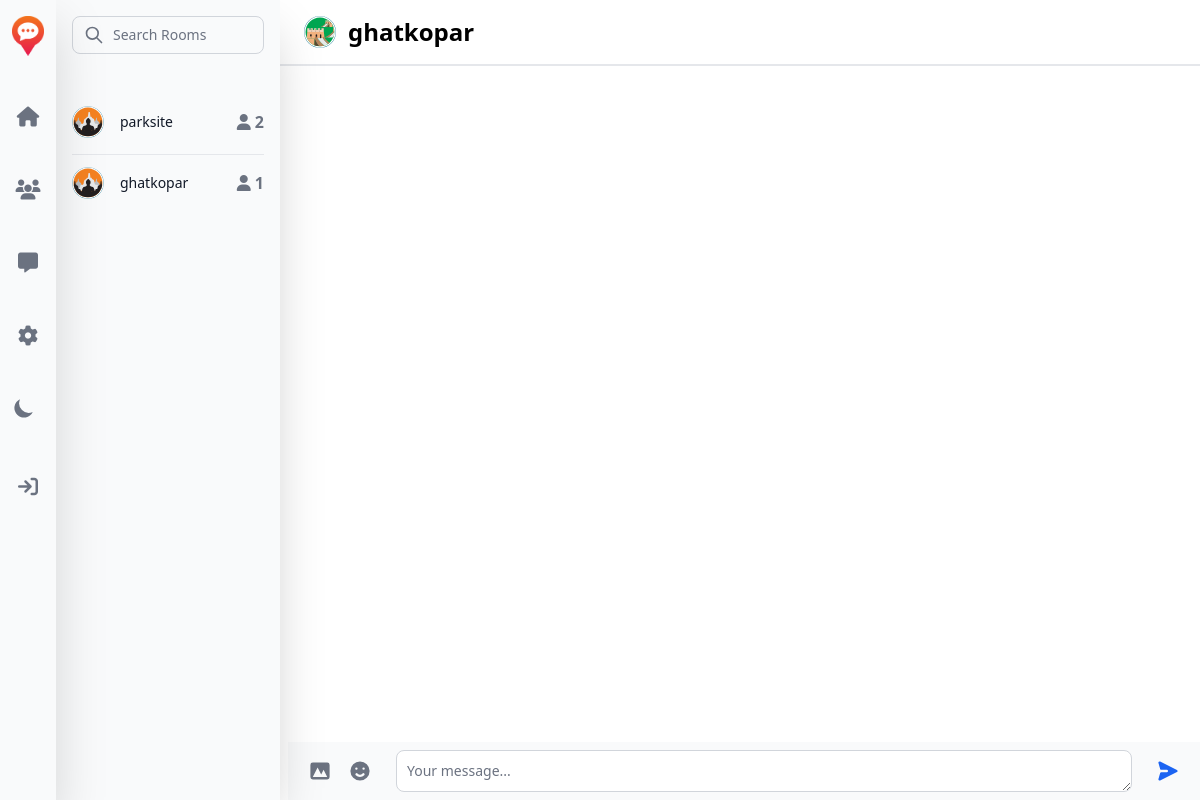
The app's page /room/5, older data.
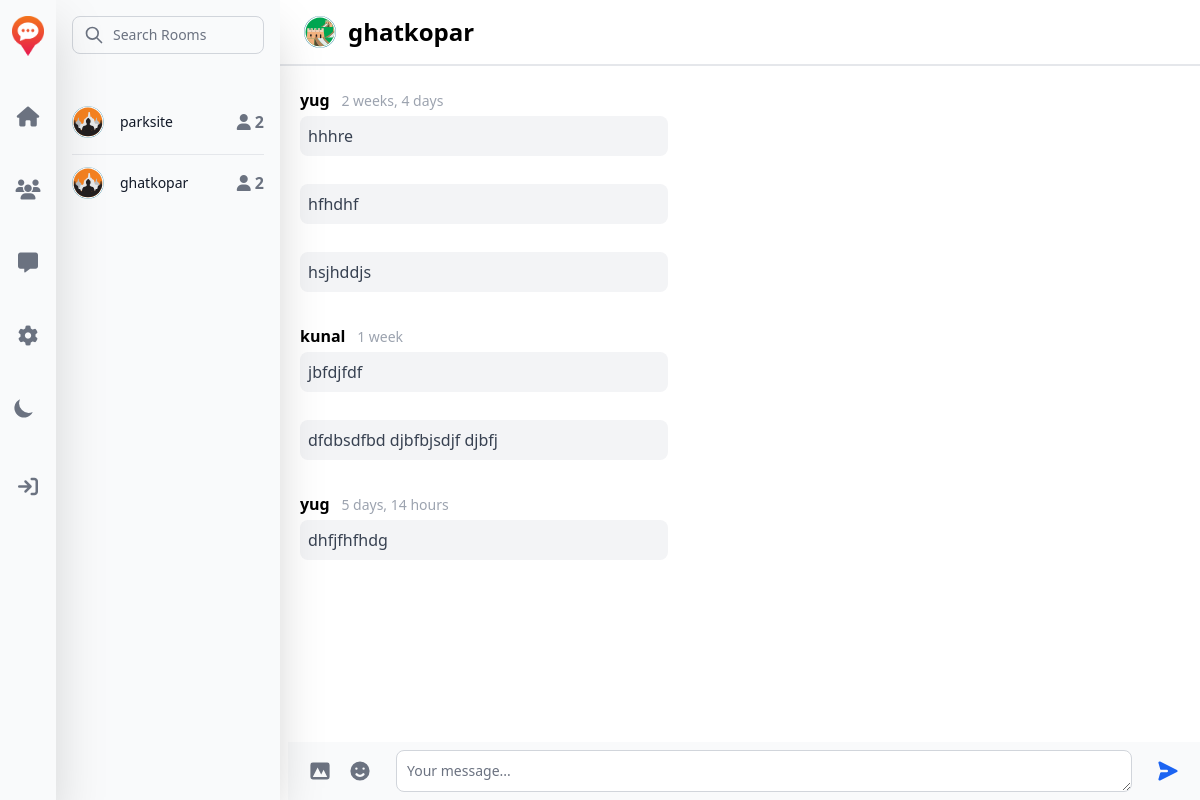
The same page, newer data.
### base/models.py (models this page shows, shortened)
class Room(models.Model):
    host = models.ForeignKey('User', on_delete=models.CASCADE)
    name = models.CharField(max_length=255)
    location = models.ForeignKey(Location, on_delete=models.CASCADE)
    radius = models.PositiveIntegerField()
    participants = models.ManyToManyField('User', blank=True, related_name="participants")
    created = models.DateTimeField(auto_now_add=True)

class Message(models.Model):
    content = models.CharField(max_length=500)
    room = models.ForeignKey(Room, on_delete=models.CASCADE)
    user = models.ForeignKey('User', on_delete=models.CASCADE)
    created = models.DateTimeField(auto_now_add=True)

class User(AbstractUser):
    name = models.CharField(max_length=255, null=True)
    location = models.ForeignKey(Location, on_delete=models.CASCADE, null=True, blank=True)
    rooms = models.ManyToManyField(Room, blank=True)
    def __str__(self):
        return self.username

### base/views.py (the view, shortened to what this page needs)
# urls.py: path('room/<str:pk>', views.room, name='room'),
def room(request, pk):
    global rooms
    if request.user.is_authenticated:
        rooms = getRooms(request)
    room = Room.objects.get(id=pk)
    room_messages = room.message_set.all()
    messages_with_prev = []
    prev_message = None
    for message in room_messages:
        message_with_prev = {
            'message': message,
            'prev_message': prev_message
        }
        messages_with_prev.append(message_with_prev)
        prev_message = message
    participants = room.participants.all()
    context = {'room': room, 'room_messages': messages_with_prev,
               'participants': participants, 'rooms': rooms}
    return render(request, 'base/room.html', context)

### base/templates/base/room.html (shortened to what this page needs)
{% extends 'base/home.html' %}
{% load static %}
{% load custom_tags %}
{% block room_list %}
  {{ block.super }}
{% endblock %}
{% block room %}
<div class="h-full overflow-hidden">
<nav class="fixed w-full h-15 right-0 top-0 pl-72 bg-white border-gray-200 dark:bg-gray-900 border-b-2 border-gray-200 ">
  <div class="max-w-screen-xl flex flex-wrap items-center justify-between mx-auto p-4">
    <a href="{% url 'room' room.id %}" class="flex items-center">
        <img src="{% static 'base/images/svg/Asset_1.svg' %}" class="h-8 mr-3" alt="Flowbite Logo" />
        <span class="self-center text-2xl font-semibold whitespace-nowrap dark:text-white">{{room.name}}</span>
    </a>
  </div>
</nav>
{% block room_chat %}
<div class="chat-box px-3 py-16 scrollbar overflow-y-auto h-full">
  {% for msg in room_messages %}
    {% if msg.message.user.username == request.user.username %}
      <div class="block ml-auto max-w-sm p-2 my-3">
        {% if msg.message.user.username != msg.prev_message.user.username %}
        <p class="font-normal text-sm px-2 py-1 text-end text-gray-400 dark:text-gray-400">
          {{msg.message.created|timesince}}
          <span class="font-bold text-black dark:text-white text-base ml-2">{{msg.message.user}}</span>
        </p>
        {% endif %}
        <div class="border border-gray-200 p-2 rounded-lg w dark:border-gray-700 bg-gradient-to-r from-indigo-500 via-purple-500 to-pink-500">
          <p class="font-normal text-white">
            {{msg.message.content}}
          </p>
        </div>
      </div>
    {% else %}
      <div class="block max-w-sm p-2 my-3">
        {% if msg.message.user.username != msg.prev_message.user.username %}
        <p class="font-normal text-sm py-1 text-gray-400 dark:text-gray-400">
          <span class="font-bold text-black dark:text-white text-base mr-2">{{msg.message.user}}</span>
          {{msg.message.created|timesince}}
        </p>
        {% endif %}
        <div class="p-2 bg-gray-100 rounded-lg w  dark:bg-gray-600">
          <p class="font-normal text-gray-700 dark:text-white">
            {{msg.message.content}}
          </p>
        </div>
      </div>
    {% endif %}
  {% endfor %}
</div>
{% endblock %}
<div class="fixed w-full h-15 right-0 bottom-0 pl-72">
  <form action="" method="POST" class="w-full">
    <div class="flex items-center px-3 py-2 bg-gray-50 dark:bg-gray-700">
        <button type="button" class="inline-flex justify-center p-2 text-gray-500 rounded-lg cursor-pointer hover:text-gray-900 hover:bg-gray-100 dark:text-gray-400 dark:hover:text-white dark:hover:bg-gray-600">
            <svg aria-hidden="true" class="w-6 h-6" fill="currentColor" viewBox="0 0 20 20" xmlns="http://www.w3.org/2000/svg"><path fill-rule="evenodd" d="M4 3a2 2 0 00-2 2v10a2 2 0 002 2h12a2 2 0 002-2V5a2 2 0 00-2-2H4zm12 12H4l4-8 3 6 2-4 3 6z" clip-rule="evenodd"></path></svg>
        </button>
        <button type="button" class="p-2 text-gray-500 rounded-lg cursor-pointer hover:text-gray-900 hover:bg-gray-100 dark:text-gray-400 dark:hover:text-white dark:hover:bg-gray-600">
        </button>
        <textarea required id="chat" name="content" rows="1" class="block mx-4 p-2.5 w-full text-sm text-gray-900 bg-white rounded-lg border border-gray-300 focus:ring-blue-500 focus:border-blue-500 dark:bg-gray-800 dark:border-gray-600 dark:placeholder-gray-400 dark:text-white dark:focus:ring-blue-500 dark:focus:border-blue-500" placeholder="Your message..."></textarea>
        <button type="submit" class="inline-flex justify-center p-2 text-blue-600 rounded-full cursor-pointer hover:bg-blue-100 dark:text-blue-500 dark:hover:bg-gray-600">
          <svg aria-hidden="true" class="w-6 h-6 rotate-90" fill="currentColor" viewBox="0 0 20 20" xmlns="http://www.w3.org/2000/svg"><path d="M10.894 2.553a1 1 0 00-1.788 0l-7 14a1 1 0 001.169 1.409l5-1.429A1 1 0 009 15.571V11a1 1 0 112 0v4.571a1 1 0 00.725.962l5 1.428a1 1 0 001.17-1.408l-7-14z"></path></svg>
        </button>
    </div>
  </form>
</div>
</div>
{% endblock %}

### base/templates/base/home.html (shortened to what this page needs)
{% extends 'main.html' %}
{% load static %}
{% block content %}
<div class="absolute top-0 left-0 w-full">
{% block room_list %}
<aside id="room-sidebar" class="fixed top-0 p-0 left-0 ml-14 z-40 w-56 h-screen transition-transform -translate-x-full sm:translate-x-0 shadow-2xl" aria-label="Sidebar">
  <div class="h-full px-4 py-4 overflow-y-auto bg-gray-50 dark:bg-gray-800 align-middle">
    <form>
      <div class="relative">
          <div class="absolute inset-y-0 left-0 flex items-center pl-3 pointer-events-none">
          </div>
          <input type="search" id="default-search" class="block w-full p-2 pl-10 text-sm text-gray-900 border border-gray-300 rounded-lg bg-gray-50 focus:ring-blue-500 focus:border-blue-500 dark:bg-gray-700 dark:border-gray-600 dark:placeholder-gray-400 dark:text-white dark:focus:ring-blue-500 dark:focus:border-blue-500" placeholder="Search Rooms" required>
      </div>
    </form>
     <ul class="max-w-md divide-y mt-10 divide-gray-200 dark:divide-gray-700">
        {% for room in rooms %}
        <li class="py-3 sm:pb-4">
          <a href="{% url 'room' room.id %}">
            <div class="flex items-center space-x-4">
              <div class="flex-shrink-0">
                  <img class="w-8 h-8 rounded-full" src="{% static 'base/images/svg/Asset_2.svg' %}" alt="Neil image">
              </div>
              <div class="flex-1 min-w-0">
                  <p class="text-sm font-medium text-gray-900 truncate dark:text-white">
                    {{room.name}}
                  </p>
              </div>
              <div class="inline-flex items-center text-base font-semibold text-gray-500 dark:text-white">
                  <i class="fa fa-user mr-1" style="color: #6b7280;"></i>
                  {{room.participants.count}}
              </div>
            </div>
          </a>
        </li>
        {% endfor %}
     </ul>
  </div>
</aside>
{% endblock %}
<div class="sm:ml-56 relative dark:bg-gray-800" >
  {% block room %}
  {% endblock %}
</div>
</div>
{% endblock content %}

Row changes from the older to the newer data that the page shows:
computed for Room "ghatkopar": participants.count "1" → "2"
added Message: message.user "yug", message.created "2 weeks, 4 days", message.content "hhhre"
added Message: message.content "hfhdhf"
added Message: message.content "hsjhddjs"
added Message: message.user "kunal", message.created "1 week", message.content "jbfdjfdf"
added Message: message.content "dfdbsdfbd djbfbjsdjf djbfj"
added Message: message.user "yug", message.created "5 days, 14 hours", message.content "dhfjfhfhdg"
